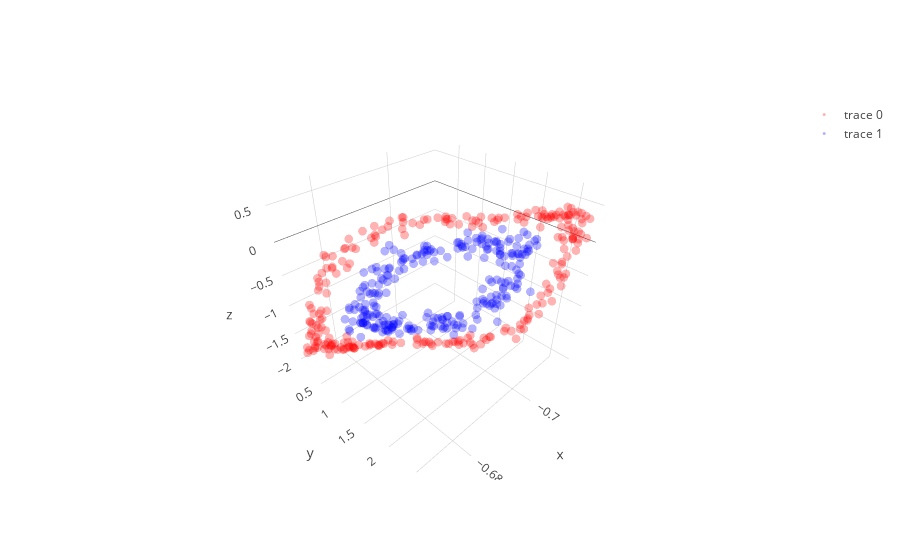
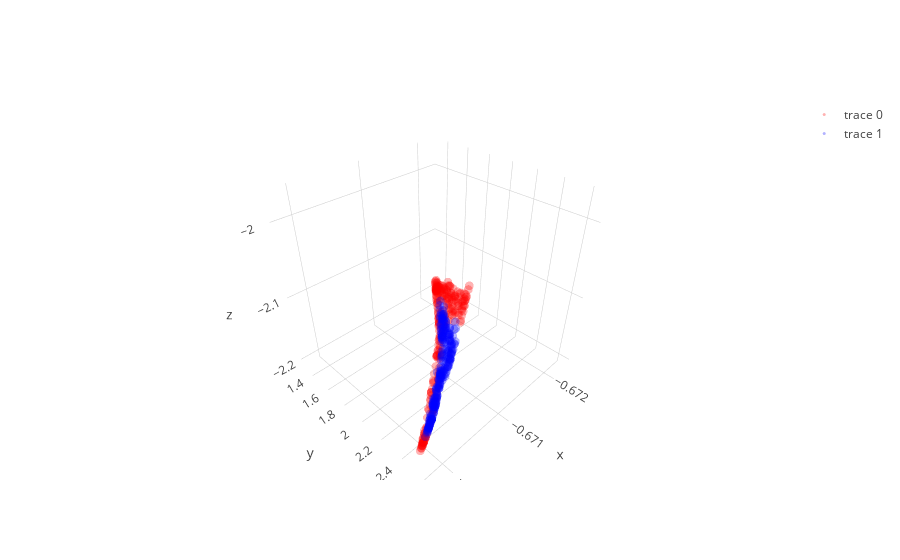

These figures' notebook cell, in order:
### Code cell
layer1,layer1_var = l1.feed_non(X)
layer2,layer2_var = l2.feed_non(layer1)
layer3,layer3_var = l3.feed_non(layer2)
layer4,layer4_var = l4.feed_linear(layer3)

show_3D(layer1)  
show_2D(layer2)    
show_3D(layer3)

### Figure 1 — Plotly figure (JSON) as saved in the notebook; plotly's stock layout.template omitted (floating-point values rounded to 4 significant figures; data arrays with more than 128 entries replaced by an {"elided": "..."} marker saying what was removed)
{"data": [{"line": {"color": "red", "width": 0.5}, "marker": {"opacity": 0.3, "size": 3}, "mode": "markers", "type": "scatter3d", "uid": "b25fd164-620e-4a8b-b493-56020a236414", "x": {"elided": "250 float values"}, "y": {"elided": "250 float values"}, "z": {"elided": "250 float values"}}, {"line": {"color": "blue", "width": 0.5}, "marker": {"opacity": 0.3, "size": 3}, "mode": "markers", "type": "scatter3d", "uid": "94ae16c8-f491-45f1-b99e-5415841155bb", "x": {"elided": "250 float values"}, "y": {"elided": "250 float values"}, "z": {"elided": "250 float values"}}], "layout": {}}

### Figure 2 — Plotly figure (JSON) as saved in the notebook; plotly's stock layout.template omitted (floating-point values rounded to 4 significant figures; data arrays with more than 128 entries replaced by an {"elided": "..."} marker saying what was removed)
{"data": [{"line": {"color": "red", "width": 0.5}, "marker": {"opacity": 0.3, "size": 3}, "mode": "markers", "type": "scatter3d", "uid": "353abef7-cb49-4dec-ac8c-b682612390e3", "x": {"elided": "250 float values"}, "y": {"elided": "250 float values"}, "z": {"elided": "250 float values"}}, {"line": {"color": "blue", "width": 0.5}, "marker": {"opacity": 0.3, "size": 3}, "mode": "markers", "type": "scatter3d", "uid": "a5f2dec0-304f-441a-9f12-0d803f9f1be2", "x": {"elided": "250 float values"}, "y": {"elided": "250 float values"}, "z": {"elided": "250 float values"}}], "layout": {}}
